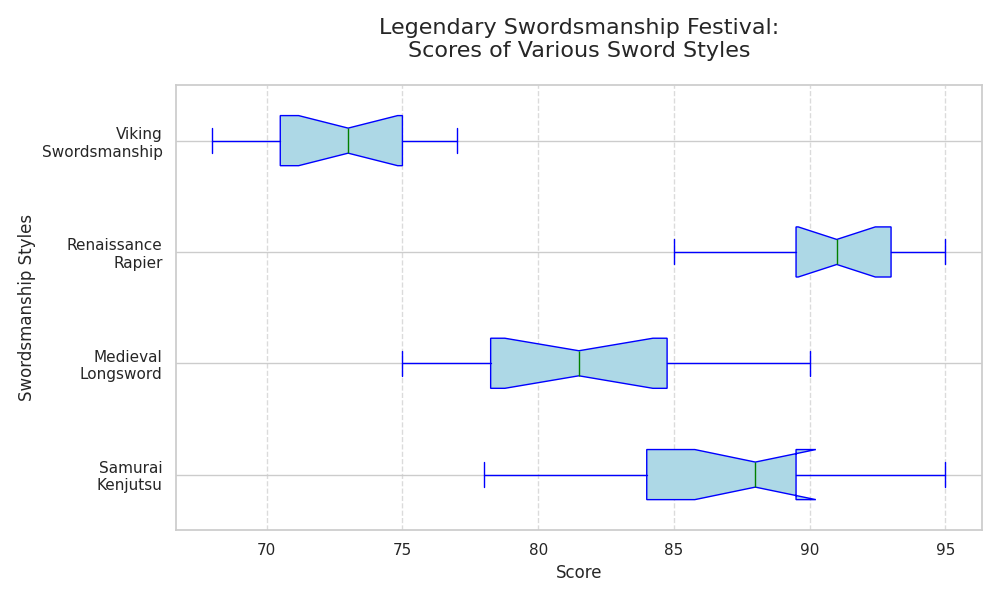

Generate this figure with Python:
import matplotlib.pyplot as plt
import numpy as np

# Define the swordsmanship styles and their respective scores from competitions
styles = ["Samurai\nKenjutsu", "Medieval\nLongsword", "Renaissance\nRapier", "Viking\nSwordsmanship"]
scores_kenjutsu = [85, 88, 82, 89, 90, 95, 83, 87, 88, 92, 94, 78, 85, 81, 89]
scores_longsword = [78, 75, 80, 76, 84, 83, 82, 79, 77, 81, 85, 88, 86, 90]
scores_rapier = [90, 92, 94, 95, 88, 93, 91, 90, 92, 94, 89, 85, 87, 93, 91]
scores_viking = [70, 72, 68, 74, 77, 76, 75, 73, 69, 70, 72, 74, 76, 71, 75]

# Combine the scores into a list for boxplot
data = [scores_kenjutsu, scores_longsword, scores_rapier, scores_viking]

plt.figure(figsize=(10, 6))

# Create a horizontal box plot
bp = plt.boxplot(data, patch_artist=True, notch=True, vert=False,
                 boxprops=dict(facecolor="lightblue", color="blue"),
                 capprops=dict(color="blue"),
                 whiskerprops=dict(color="blue"),
                 flierprops=dict(markerfacecolor='red', marker='o'),
                 medianprops=dict(color="green"))

plt.title("Legendary Swordsmanship Festival:\nScores of Various Sword Styles", fontsize=16, pad=20)
plt.ylabel("Swordsmanship Styles", fontsize=12)
plt.xlabel("Score", fontsize=12)

# Ensure the y-ticks correspond to the swordsmanship styles
plt.yticks(np.arange(1, len(styles) + 1), styles, fontsize=11)

# Add a vertical grid to improve readability
plt.grid(axis='x', linestyle='--', alpha=0.7)

plt.tight_layout()
plt.show()
